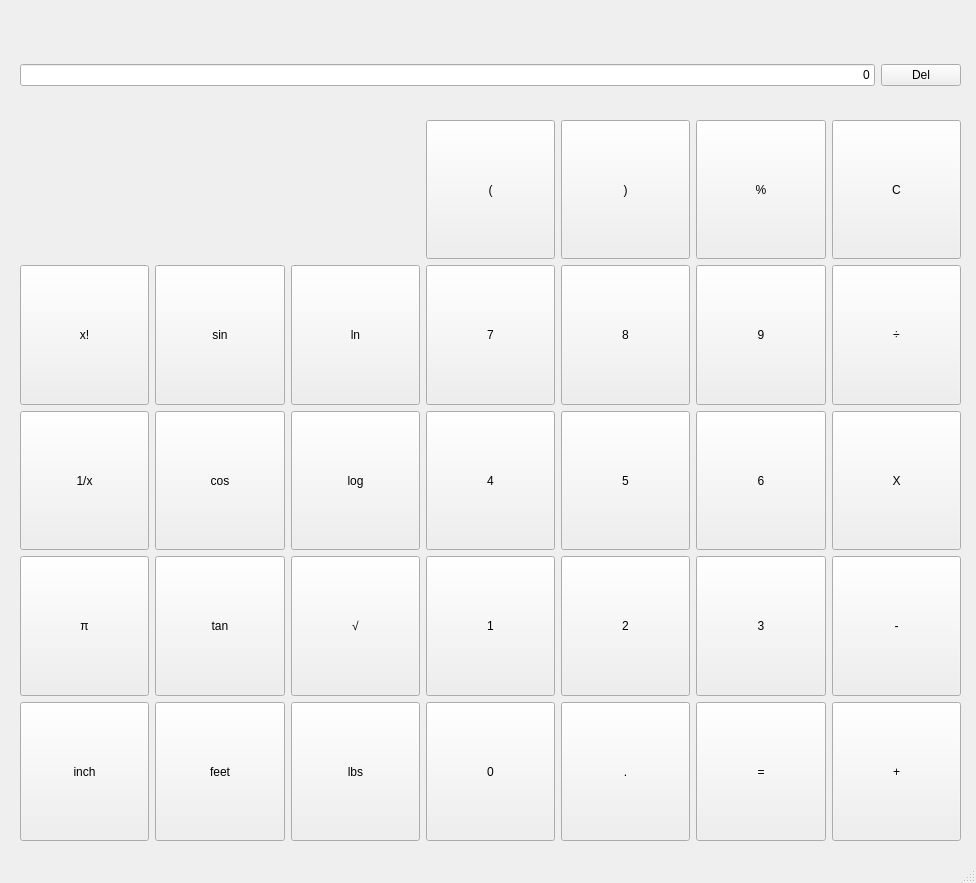
<?xml version="1.0" encoding="UTF-8"?>
<ui version="4.0">
 <class>MainWindow</class>
 <widget class="QMainWindow" name="MainWindow">
  <property name="geometry">
   <rect>
    <x>0</x>
    <y>0</y>
    <width>976</width>
    <height>883</height>
   </rect>
  </property>
  <property name="windowTitle">
   <string>MainWindow</string>
  </property>
  <widget class="QWidget" name="centralwidget">
   <widget class="QWidget" name="gridLayoutWidget">
    <property name="geometry">
     <rect>
      <x>20</x>
      <y>120</y>
      <width>941</width>
      <height>721</height>
     </rect>
    </property>
    <property name="sizePolicy">
     <sizepolicy hsizetype="Preferred" vsizetype="Expanding">
      <horstretch>0</horstretch>
      <verstretch>0</verstretch>
     </sizepolicy>
    </property>
    <layout class="QGridLayout" name="gridLayout">
     <item row="2" column="1">
      <widget class="QPushButton" name="b_cos">
       <property name="sizePolicy">
        <sizepolicy hsizetype="Minimum" vsizetype="Expanding">
         <horstretch>0</horstretch>
         <verstretch>0</verstretch>
        </sizepolicy>
       </property>
       <property name="text">
        <string>cos</string>
       </property>
      </widget>
     </item>
     <item row="4" column="1">
      <widget class="QPushButton" name="b_feet">
       <property name="sizePolicy">
        <sizepolicy hsizetype="Minimum" vsizetype="Expanding">
         <horstretch>0</horstretch>
         <verstretch>0</verstretch>
        </sizepolicy>
       </property>
       <property name="text">
        <string>feet</string>
       </property>
      </widget>
     </item>
     <item row="3" column="2">
      <widget class="QPushButton" name="b_route">
       <property name="sizePolicy">
        <sizepolicy hsizetype="Minimum" vsizetype="Expanding">
         <horstretch>0</horstretch>
         <verstretch>0</verstretch>
        </sizepolicy>
       </property>
       <property name="text">
        <string>√</string>
       </property>
      </widget>
     </item>
     <item row="1" column="0">
      <widget class="QPushButton" name="b_factorial">
       <property name="sizePolicy">
        <sizepolicy hsizetype="Minimum" vsizetype="Expanding">
         <horstretch>0</horstretch>
         <verstretch>0</verstretch>
        </sizepolicy>
       </property>
       <property name="text">
        <string>x!</string>
       </property>
      </widget>
     </item>
     <item row="2" column="5">
      <widget class="QPushButton" name="b6">
       <property name="sizePolicy">
        <sizepolicy hsizetype="Minimum" vsizetype="Expanding">
         <horstretch>0</horstretch>
         <verstretch>0</verstretch>
        </sizepolicy>
       </property>
       <property name="text">
        <string>6</string>
       </property>
      </widget>
     </item>
     <item row="4" column="2">
      <widget class="QPushButton" name="b_lbs">
       <property name="sizePolicy">
        <sizepolicy hsizetype="Minimum" vsizetype="Expanding">
         <horstretch>0</horstretch>
         <verstretch>0</verstretch>
        </sizepolicy>
       </property>
       <property name="text">
        <string>lbs</string>
       </property>
      </widget>
     </item>
     <item row="1" column="2">
      <widget class="QPushButton" name="b_ln">
       <property name="sizePolicy">
        <sizepolicy hsizetype="Minimum" vsizetype="Expanding">
         <horstretch>0</horstretch>
         <verstretch>0</verstretch>
        </sizepolicy>
       </property>
       <property name="text">
        <string>ln</string>
       </property>
      </widget>
     </item>
     <item row="0" column="3">
      <widget class="QPushButton" name="b_lb">
       <property name="sizePolicy">
        <sizepolicy hsizetype="Minimum" vsizetype="Expanding">
         <horstretch>0</horstretch>
         <verstretch>0</verstretch>
        </sizepolicy>
       </property>
       <property name="text">
        <string>(</string>
       </property>
      </widget>
     </item>
     <item row="0" column="6">
      <widget class="QPushButton" name="b_clear">
       <property name="sizePolicy">
        <sizepolicy hsizetype="Minimum" vsizetype="Expanding">
         <horstretch>0</horstretch>
         <verstretch>0</verstretch>
        </sizepolicy>
       </property>
       <property name="text">
        <string>C</string>
       </property>
      </widget>
     </item>
     <item row="1" column="4">
      <widget class="QPushButton" name="b8">
       <property name="sizePolicy">
        <sizepolicy hsizetype="Minimum" vsizetype="Expanding">
         <horstretch>0</horstretch>
         <verstretch>0</verstretch>
        </sizepolicy>
       </property>
       <property name="text">
        <string>8</string>
       </property>
      </widget>
     </item>
     <item row="3" column="6">
      <widget class="QPushButton" name="b_minus">
       <property name="sizePolicy">
        <sizepolicy hsizetype="Minimum" vsizetype="Expanding">
         <horstretch>0</horstretch>
         <verstretch>0</verstretch>
        </sizepolicy>
       </property>
       <property name="text">
        <string>-</string>
       </property>
      </widget>
     </item>
     <item row="0" column="5">
      <widget class="QPushButton" name="b_percentage">
       <property name="sizePolicy">
        <sizepolicy hsizetype="Minimum" vsizetype="Expanding">
         <horstretch>0</horstretch>
         <verstretch>0</verstretch>
        </sizepolicy>
       </property>
       <property name="text">
        <string>%</string>
       </property>
      </widget>
     </item>
     <item row="4" column="4">
      <widget class="QPushButton" name="b_dot">
       <property name="sizePolicy">
        <sizepolicy hsizetype="Minimum" vsizetype="Expanding">
         <horstretch>0</horstretch>
         <verstretch>0</verstretch>
        </sizepolicy>
       </property>
       <property name="text">
        <string>.</string>
       </property>
      </widget>
     </item>
     <item row="3" column="5">
      <widget class="QPushButton" name="b3">
       <property name="sizePolicy">
        <sizepolicy hsizetype="Minimum" vsizetype="Expanding">
         <horstretch>0</horstretch>
         <verstretch>0</verstretch>
        </sizepolicy>
       </property>
       <property name="text">
        <string>3</string>
       </property>
      </widget>
     </item>
     <item row="3" column="3">
      <widget class="QPushButton" name="b1">
       <property name="sizePolicy">
        <sizepolicy hsizetype="Minimum" vsizetype="Expanding">
         <horstretch>0</horstretch>
         <verstretch>0</verstretch>
        </sizepolicy>
       </property>
       <property name="text">
        <string>1</string>
       </property>
      </widget>
     </item>
     <item row="3" column="1">
      <widget class="QPushButton" name="b_tan">
       <property name="sizePolicy">
        <sizepolicy hsizetype="Minimum" vsizetype="Expanding">
         <horstretch>0</horstretch>
         <verstretch>0</verstretch>
        </sizepolicy>
       </property>
       <property name="text">
        <string>tan</string>
       </property>
      </widget>
     </item>
     <item row="4" column="5">
      <widget class="QPushButton" name="b_run">
       <property name="sizePolicy">
        <sizepolicy hsizetype="Minimum" vsizetype="Expanding">
         <horstretch>0</horstretch>
         <verstretch>0</verstretch>
        </sizepolicy>
       </property>
       <property name="text">
        <string>=</string>
       </property>
      </widget>
     </item>
     <item row="2" column="6">
      <widget class="QPushButton" name="b_mul">
       <property name="sizePolicy">
        <sizepolicy hsizetype="Minimum" vsizetype="Expanding">
         <horstretch>0</horstretch>
         <verstretch>0</verstretch>
        </sizepolicy>
       </property>
       <property name="text">
        <string>X</string>
       </property>
      </widget>
     </item>
     <item row="1" column="6">
      <widget class="QPushButton" name="b_divide">
       <property name="sizePolicy">
        <sizepolicy hsizetype="Minimum" vsizetype="Expanding">
         <horstretch>0</horstretch>
         <verstretch>0</verstretch>
        </sizepolicy>
       </property>
       <property name="text">
        <string>÷</string>
       </property>
      </widget>
     </item>
     <item row="1" column="1">
      <widget class="QPushButton" name="b_sin">
       <property name="sizePolicy">
        <sizepolicy hsizetype="Minimum" vsizetype="Expanding">
         <horstretch>0</horstretch>
         <verstretch>0</verstretch>
        </sizepolicy>
       </property>
       <property name="text">
        <string>sin</string>
       </property>
      </widget>
     </item>
     <item row="4" column="6">
      <widget class="QPushButton" name="b_plus">
       <property name="sizePolicy">
        <sizepolicy hsizetype="Minimum" vsizetype="Expanding">
         <horstretch>0</horstretch>
         <verstretch>0</verstretch>
        </sizepolicy>
       </property>
       <property name="text">
        <string>+</string>
       </property>
      </widget>
     </item>
     <item row="1" column="3">
      <widget class="QPushButton" name="b7">
       <property name="sizePolicy">
        <sizepolicy hsizetype="Minimum" vsizetype="Expanding">
         <horstretch>0</horstretch>
         <verstretch>0</verstretch>
        </sizepolicy>
       </property>
       <property name="text">
        <string>7</string>
       </property>
      </widget>
     </item>
     <item row="4" column="3">
      <widget class="QPushButton" name="b0">
       <property name="sizePolicy">
        <sizepolicy hsizetype="Minimum" vsizetype="Expanding">
         <horstretch>0</horstretch>
         <verstretch>0</verstretch>
        </sizepolicy>
       </property>
       <property name="text">
        <string>0</string>
       </property>
      </widget>
     </item>
     <item row="1" column="5">
      <widget class="QPushButton" name="b9">
       <property name="sizePolicy">
        <sizepolicy hsizetype="Minimum" vsizetype="Expanding">
         <horstretch>0</horstretch>
         <verstretch>0</verstretch>
        </sizepolicy>
       </property>
       <property name="text">
        <string>9</string>
       </property>
      </widget>
     </item>
     <item row="3" column="4">
      <widget class="QPushButton" name="b2">
       <property name="sizePolicy">
        <sizepolicy hsizetype="Minimum" vsizetype="Expanding">
         <horstretch>0</horstretch>
         <verstretch>0</verstretch>
        </sizepolicy>
       </property>
       <property name="text">
        <string>2</string>
       </property>
      </widget>
     </item>
     <item row="2" column="4">
      <widget class="QPushButton" name="b5">
       <property name="sizePolicy">
        <sizepolicy hsizetype="Minimum" vsizetype="Expanding">
         <horstretch>0</horstretch>
         <verstretch>0</verstretch>
        </sizepolicy>
       </property>
       <property name="text">
        <string>5</string>
       </property>
      </widget>
     </item>
     <item row="2" column="3">
      <widget class="QPushButton" name="b4">
       <property name="sizePolicy">
        <sizepolicy hsizetype="Minimum" vsizetype="Expanding">
         <horstretch>0</horstretch>
         <verstretch>0</verstretch>
        </sizepolicy>
       </property>
       <property name="text">
        <string>4</string>
       </property>
      </widget>
     </item>
     <item row="0" column="4">
      <widget class="QPushButton" name="b_rb">
       <property name="sizePolicy">
        <sizepolicy hsizetype="Minimum" vsizetype="Expanding">
         <horstretch>0</horstretch>
         <verstretch>0</verstretch>
        </sizepolicy>
       </property>
       <property name="text">
        <string>)</string>
       </property>
      </widget>
     </item>
     <item row="2" column="2">
      <widget class="QPushButton" name="b_log">
       <property name="sizePolicy">
        <sizepolicy hsizetype="Minimum" vsizetype="Expanding">
         <horstretch>0</horstretch>
         <verstretch>0</verstretch>
        </sizepolicy>
       </property>
       <property name="text">
        <string>log</string>
       </property>
      </widget>
     </item>
     <item row="2" column="0">
      <widget class="QPushButton" name="b_rec">
       <property name="sizePolicy">
        <sizepolicy hsizetype="Minimum" vsizetype="Expanding">
         <horstretch>0</horstretch>
         <verstretch>0</verstretch>
        </sizepolicy>
       </property>
       <property name="text">
        <string>1/x</string>
       </property>
      </widget>
     </item>
     <item row="4" column="0">
      <widget class="QPushButton" name="b_inch">
       <property name="sizePolicy">
        <sizepolicy hsizetype="Minimum" vsizetype="Expanding">
         <horstretch>0</horstretch>
         <verstretch>0</verstretch>
        </sizepolicy>
       </property>
       <property name="text">
        <string>inch</string>
       </property>
      </widget>
     </item>
     <item row="3" column="0">
      <widget class="QPushButton" name="b_pi">
       <property name="sizePolicy">
        <sizepolicy hsizetype="Minimum" vsizetype="Expanding">
         <horstretch>0</horstretch>
         <verstretch>0</verstretch>
        </sizepolicy>
       </property>
       <property name="text">
        <string>π</string>
       </property>
      </widget>
     </item>
    </layout>
   </widget>
   <widget class="QWidget" name="horizontalLayoutWidget">
    <property name="geometry">
     <rect>
      <x>20</x>
      <y>50</y>
      <width>941</width>
      <height>51</height>
     </rect>
    </property>
    <layout class="QHBoxLayout" name="horizontalLayout">
     <item>
      <widget class="QLineEdit" name="result">
       <property name="text">
        <string>0</string>
       </property>
       <property name="alignment">
        <set>Qt::AlignRight|Qt::AlignTrailing|Qt::AlignVCenter</set>
       </property>
      </widget>
     </item>
     <item>
      <widget class="QPushButton" name="b_del">
       <property name="text">
        <string>Del</string>
       </property>
      </widget>
     </item>
    </layout>
   </widget>
  </widget>
  <widget class="QStatusBar" name="statusbar"/>
 </widget>
 <resources/>
 <connections/>
</ui>
